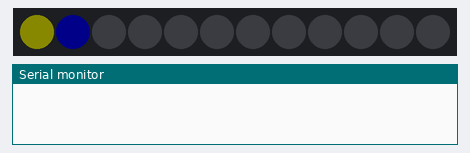
The sketch below on a simulated ATtiny85, built with avr-gcc and run on an emulated ATtiny85. Shown: 12 RGB LEDs in strip order, left to right, the last lines printed to the serial monitor. Dim RGB values are drawn brighter than linear.

Above: at 0.05 s.
At 4.7 s:
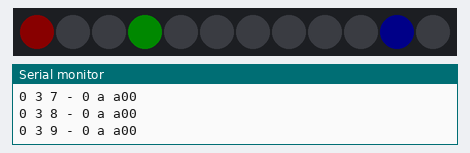
At 9.35 s:
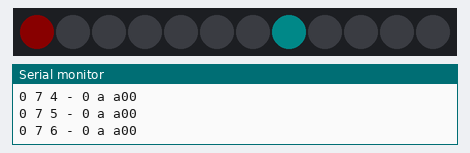
At 19.89 s:
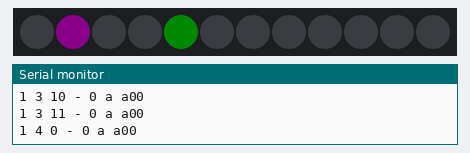
At 32.39 s:
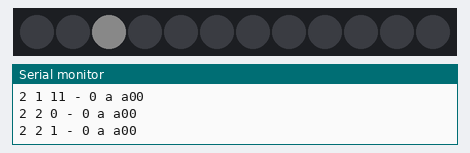
At 39.94 s:
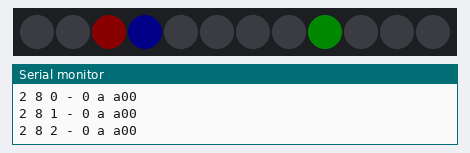

The sketch:

RingClock.ino
```cpp
#include <Adafruit_NeoPixel.h>
#ifdef __AVR__
  #include <avr/power.h>
#endif

#define NEOPIXEL_DATA_PIN 6
#define NEOPIXEL_LEDS 12
#define ANALOG_COLOR_PIN A0
#define ANALOG_BRIGHTNESS_PIN A1
#define SWIPE_WAIT 10

// Parameter 1 = number of pixels in strip
// Parameter 2 = Arduino pin number (most are valid)
// Parameter 3 = pixel type flags, add together as needed:
//   NEO_KHZ800  800 KHz bitstream (most NeoPixel products w/WS2812 LEDs)
//   NEO_KHZ400  400 KHz (classic 'v1' (not v2) FLORA pixels, WS2811 drivers)
//   NEO_GRB     Pixels are wired for GRB bitstream (most NeoPixel products)
//   NEO_RGB     Pixels are wired for RGB bitstream (v1 FLORA pixels, not v2)
Adafruit_NeoPixel strip = Adafruit_NeoPixel(NEOPIXEL_LEDS, NEOPIXEL_DATA_PIN, NEO_GRB + NEO_KHZ800);

// IMPORTANT: To reduce NeoPixel burnout risk, add 1000 uF capacitor across
// pixel power leads, add 300 - 500 Ohm resistor on first pixel's data input
// and minimize distance between Arduino and first pixel.  Avoid connecting
// on a live circuit...if you must, connect GND first.

int hr = 0;
int min = 0;
int sec = 0;

uint32_t secColor = 0;
uint32_t minColor = 0;
uint32_t hrColor = 0;

void setup() {
  // This is for Trinket 5V 16MHz, you can remove these three lines if you are not using a Trinket
  #if defined (__AVR_ATtiny85__)
    if (F_CPU == 16000000) clock_prescale_set(clock_div_1);
  #endif
  // End of trinket special code


  strip.begin();
  strip.show(); // Initialize all pixels to 'off'

  secColor = strip.Color(0,0,10);
  minColor = strip.Color(0,10,0);
  hrColor = strip.Color(10,0,0);

  // start serial port at 9600 bps and wait for port to open:
  Serial.begin(9600);
  while (!Serial) {
    ; // wait for serial port to connect. Needed for native USB port only
  }
}

char s[40];

void loop() {

  strip.setPixelColor(sec,0);
  sec++;
  if ( sec > 11 )
  {
    strip.setPixelColor(min,0);
    sec = 0;
    min++;
  }
  if ( min > 11 )
  {
    strip.setPixelColor(hr,0);
    min = 0;
    hr++;
  }
  if ( hr > 11 )
  {
    hr = 0;
  }
  strip.setPixelColor(sec,secColor);
  strip.setPixelColor(min,minColor);
  strip.setPixelColor(hr,hrColor);

  if ( sec == min && sec == hr )
    strip.setPixelColor(sec,secColor | minColor | hrColor );
  else if ( sec == min )
    strip.setPixelColor(sec,secColor | minColor);
  else if ( sec == hr )
    strip.setPixelColor(sec,secColor | hrColor);
  else if ( min == hr )
    strip.setPixelColor(min,minColor | hrColor);

  strip.show();
  delay(100);

  sprintf( s, "%d %d %d - %x %x %x", hr,min,sec,hrColor,minColor,secColor );
  Serial.println(s);
}

// Fill the dots one after the other with a color
void colorWipe(uint32_t c, uint8_t wait) {
  for(uint16_t i=0; i<strip.numPixels(); i++) {
    strip.setPixelColor(i, c);
    strip.show();
    delay(wait);
  }
}
```
